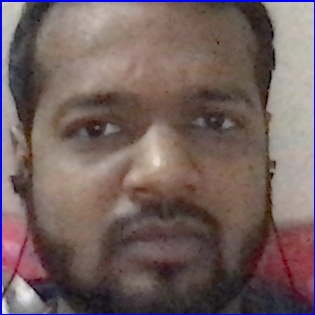
#> input picture data/user.1.1.jpg, 315 x 315 px; its folder holds 4 pictures in this run
$ python classifier.py
#> lines starting #> are read from the running program, lines starting #| are printed output that depends on the picture
#!/usr/bin/env python3
# -*- coding: utf-8 -*-
"""
Created on Tue Feb 12 20:56:15 2019

@author: jeetu
"""

import numpy as np
from PIL import Image
import os,cv2


def train_classifier(data_dir):
    #taking all the images into the list
#> called with data_dir = 'data'
    path=[os.path.join(data_dir,f) for f in os.listdir(data_dir)]
    faces=[]
    ids=[]

    for image in path:
        img=Image.open(image).convert("L")  #converting to gray scale through PILLOW
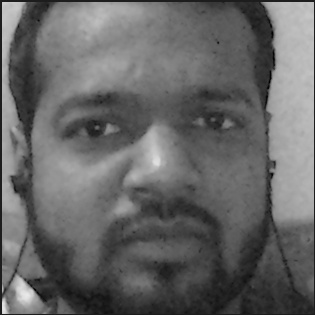
#> img: PIL image 315x315 L; min 1, max 233, mean 101.8
        imageNp=np.array(img,"uint8")#image to array
        id=int(os.path.split(image)[1].split(".")[1])


        #appending the image and ids into respective list
        faces.append(imageNp)
        ids.append(id)
#> pass 2 of the loop in train_classifier, `for image in path:`:
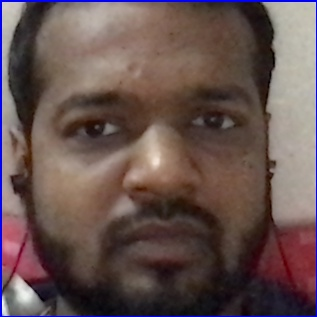
#> input picture data/user.1.10.jpg, 317 x 317 px
#> in train_classifier, `img=Image.open(image).convert("L")`:
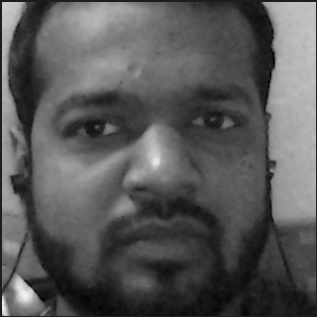
#> img: PIL image 317x317 L; min 1, max 241, mean 87.9
#> pass 3 of the loop in train_classifier, `for image in path:`:
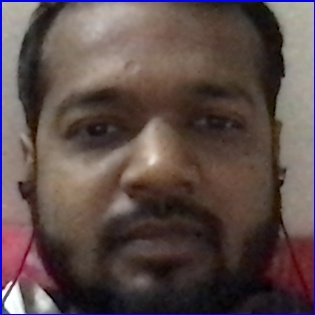
#> input picture data/user.1.100.jpg, 315 x 315 px
#> in train_classifier, `img=Image.open(image).convert("L")`:
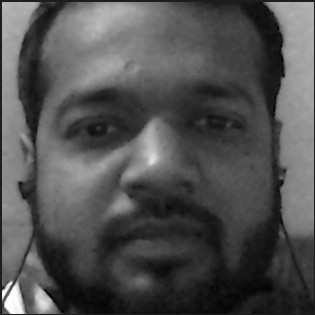
#> img: PIL image 315x315 L; min 1, max 255, mean 80.3
#> the loop made 4 passes; the first 3 are shown


    # converting ids into numpy array list
    ids=np.array(ids)

    clf=cv2.face.LBPHFaceRecognizer_create()
    clf.train(faces,ids)
    clf.write("classifier.yml")

#calling funtion passing images in data folder
train_classifier("data")
